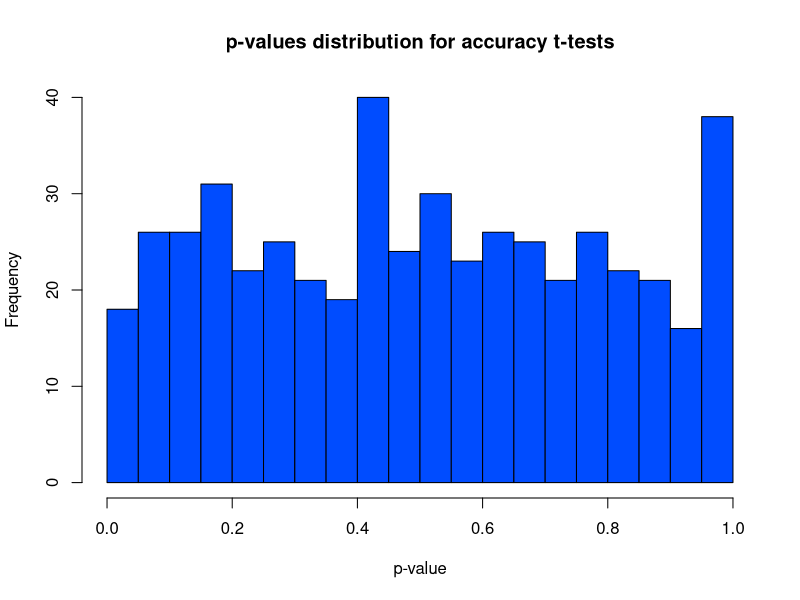
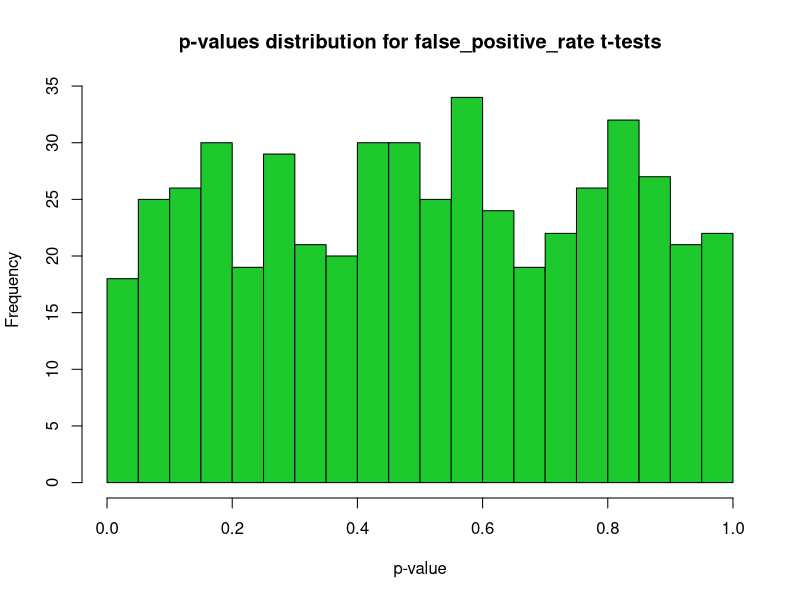
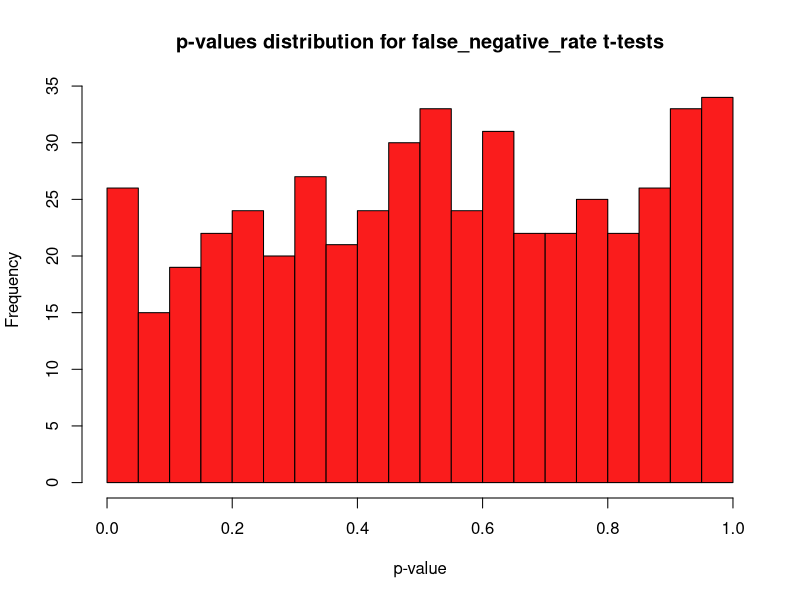

Recreate these plots in R, in order.
# DISCLAIMER: DO NOT USE RSTUDIO. We heavily recommend using VSCode as it is an IDE that can run all of this at once

p_values_accuracy <- numeric(500)
p_values_fpr <- numeric(500)
p_values_fnr <- numeric(500)
m <- 94

# Loop for accuracy
for (i in 1:500) {
  # generate data for satellite data using a normal distribution
  satellite_data <- rbinom(m, 1, 0.5)
  
  # generate the data for accuracy
  accuracy <- runif(m, min = 0.54, max = 0.91)
  
  # t-test for accuracy
  result_1 <- t.test(accuracy[satellite_data == 1], accuracy[satellite_data == 0], var.equal = TRUE, alternative="greater")
  p_values_accuracy[i] = result_1$p.value
}

# Loop for false positive rate
for (i in 1:500) {
  # generate data for satellite data using a normal distribution
  satellite_data <- rbinom(m, 1, 0.5)
  
  # generate the data for false positive rate
  false_positive <- runif(m, min = 0.02, max = 0.45)
  
  # t-test for false positive rate
  result_2 <- t.test(false_positive[satellite_data == 1], false_positive[satellite_data == 0], var.equal = TRUE, alternative="less")
  p_values_fpr[i] = result_2$p.value
}

# Loop for false negative rate
for (i in 1:500) {
  # generate data for satellite data using a normal distribution
  satellite_data <- rbinom(m, 1, 0.5)
  
  # generate the data for false negative rate
  false_negative <- runif(m, min = 0.01, max = 0.38)
  
  # t-test for false negative rate
  result_3 <- t.test(false_negative[satellite_data == 1], false_negative[satellite_data == 0], var.equal = TRUE, alternative="less")
  p_values_fnr[i] = result_3$p.value
}

png("p_values_accuracy.png")
hist(p_values_accuracy, main = "p-values distribution for accuracy t-tests", xlab = "p-value", col = "#004cff", breaks = 20)
dev.off()
png("p_values_fpr.png")
hist(p_values_fpr, main = "p-values distribution for false_positive_rate t-tests", xlab = "p-value", col = "#1dc92c", breaks = 20)
dev.off()
png("p_values_fnr.png")
hist(p_values_fnr, main = "p-values distribution for false_negative_rate t-tests", xlab = "p-value", col = "#fa1c1c", breaks = 20)
dev.off()
